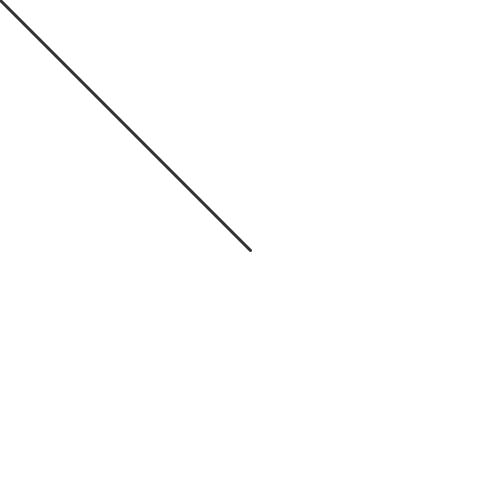
Frame 1 (no input)
Frame 60 (the mouse pressed at the canvas centre just before this capture): identical to frame 1, image omitted
Frame 120 (the mouse held since frame 60 and released just before this capture): blank canvas, image omitted

The Processing sketch that drew this single still picture (run headless with seeded random() and noise(); from frame 60 on, the mouse is pressed at the canvas centre):

// Processing sketch: angle_cw01
// ── angle_cw01.pde
void setup()
{
  size(500,500);
  background(255);
  stroke(50);
  strokeWeight(3);
}

void draw()
{
  background(255);
  line(250,250, mouseX, mouseY);
  float dx = 250-mouseX;
  float dy = 250-mouseY;
  float angle = atan2(dx, dy);
  println(radians(angle));
}
